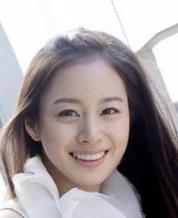
#> input picture sample.jpg, 178 x 218 px
$ python sample.py
#> lines starting #> are read from the running program, lines starting #| are printed output that depends on the picture; after the words box and inside, x2 and y2 are one past the last pixel; in counts of white or black regions, pixels touching at a corner belong together
#> further down, sample is the input picture: shape (218, 178, 3); mean B, G, R 155.2, 153.2, 161.9
### dcc.py
import numpy as np

from scipy import fftpack
from numpy import r_

def dct2(a):
    return fftpack.dct( fftpack.dct( a, axis=0, norm='ortho' ), axis=1, norm='ortho' )

def idct2(a):
    return fftpack.idct( fftpack.idct( a, axis=0 , norm='ortho'), axis=1 , norm='ortho')

def transform(X, a, b, r):
#> called with a = 4, b = 4, r = 64
    if(r >= a*b): # 24 >= 4*6
        x_dcc = np.zeros(X.shape)
        h = X.shape[0]
#> h = 218
        w = X.shape[1]
#> w = 178
        thresh_flex = (r-a*b)/h/w
#> thresh_flex = 0.00124
        for d in range(X.shape[2]):
            im = X[:,:,d]
            imsize = im.shape
            dct = np.zeros(imsize)
            dcc = np.zeros(imsize)
            for i in range(a):
                for j in range(b):
                    start_h, end_h = int(h/a*i), int(h/a*(i+1))
                    start_w, end_w = int(w/b*j), int(w/b*(j+1))
                    dct[start_h:end_h, start_w:end_w] = dct2(im[start_h:end_h, start_w:end_w])
                    max_idx = np.argmax(dct[start_h:end_h, start_w:end_w])
                    max_point = divmod(max_idx, end_w-start_w)
                    dcc[start_h+max_point[0], start_w+max_point[1]] = dct[start_h+max_point[0], start_w+max_point[1]]
                    dct[start_h+max_point[0], start_w+max_point[1]] = 0
            over_threshold = abs(dct) > (np.sort(abs(dct.flatten()))[::-1][int(thresh_flex * len(dct.flatten()))])
            dcc = dcc + dct * over_threshold
            im_dct = np.zeros(imsize)
            for i in range(a):
                for j in range(b):
                    start_h, end_h = int(h/a*i), int(h/a*(i+1))
                    start_w, end_w = int(w/b*j), int(w/b*(j+1))
                    im_dct[start_h:end_h, start_w:end_w] = idct2(dcc[start_h:end_h, start_w:end_w])
            x_dcc[:,:,d] = np.clip(im_dct, 0, 1)
#> this loop made 3 passes
#> pass 1, in transform, `im = X[:,:,d]`:
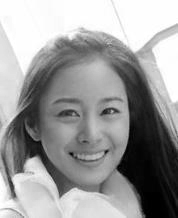
#> im: shape (218, 178) float64; min 0, max 1, mean 0.609
#> pass 1, in transform, `over_threshold = abs(dct) > (np.sort(abs(dct.flatten()))[::-1][int(thr..`:
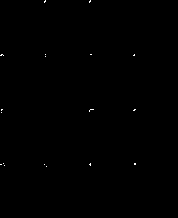
#> over_threshold: shape (218, 178) bool; 0.12% white in thin lines or dots, all inside (x1, y1, x2, y2) = (0, 0, 136, 167)
#> pass 1, in transform, `dcc = dcc + dct * over_threshold`:
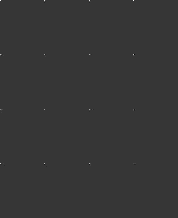
#> dcc: shape (218, 178) float64; min -12.92, max 47.61, mean 0; drawn with min black and max white
#> after the loop:
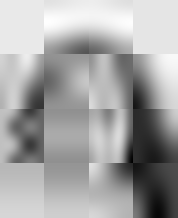
#> im_dct: shape (218, 178) float64; min -0.178, max 1.07, mean 0.635; drawn with min black and max white
#> after the loop:
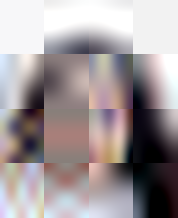
#> x_dcc: shape (218, 178, 3) float64; mean B, G, R 0.609, 0.601, 0.635
        return x_dcc
    else:
        raise Exception("r must be equal or greater than a*b")

### sample.py
import numpy as np
import sklearn
import cv2
import argparse

from dcc import transform

HIGHT = 218
WIDTH = 178

parser = argparse.ArgumentParser()
parser.add_argument("--a", type=int, default=4, help='number of row blocks')
parser.add_argument("--b", type=int, default=4, help='number of column blocks')
parser.add_argument("--r", type=int, default=64, help='number of remaining coefficients')
args = parser.parse_args()

# Read Image
sample = cv2.imread('./sample.jpg')

# Image to Numpy
sample = np.array(sample)

# Normalize Sample Image
sample = cv2.normalize(sample/1.0, sample, 0, 1, cv2.NORM_MINMAX)

# Resize Image
sample = cv2.resize(sample, dsize=(WIDTH,HIGHT))

# Transform Image by DCC
sample_dcc = transform(sample, args.a, args.b, args.r)

# Save Result of DCC
cv2.imwrite('result.jpg', sample_dcc*255)
